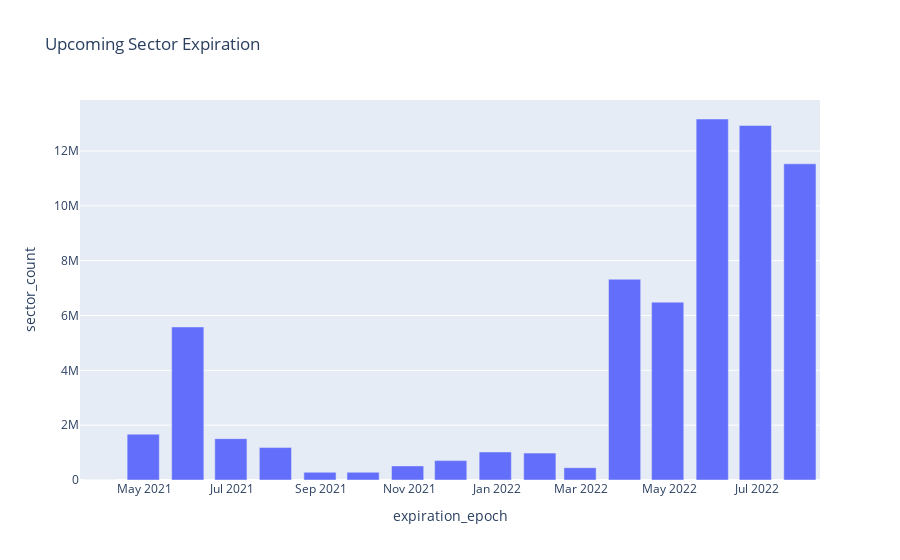

Notebook source saved alongside this figure:
### Markdown cell above
#### Upcoming sector expiration, monthly, network-wide

### Code cell
df = upcoming_sector_expiration_by_week(connection)

fig_df = df.reset_index().groupby('expiration_epoch').sum().reset_index()
fig_df = fig_df.resample('1m', on='expiration_epoch').sum()

px.bar(fig_df.reset_index(),
        x='expiration_epoch',
        y='sector_count',
        title='Upcoming Sector Expiration',
        labels={'value': 'Sectors',
                'time': 'Timestamp'})

### Figure 1 — Plotly figure (JSON) as saved in the notebook; plotly's stock layout.template omitted (floating-point values rounded to 4 significant figures)
{"data": [{"alignmentgroup": "True", "hovertemplate": "expiration_epoch=%{x}<br>sector_count=%{y}<extra></extra>", "legendgroup": "", "marker": {"color": "#636efa"}, "name": "", "offsetgroup": "", "orientation": "v", "showlegend": false, "textposition": "auto", "type": "bar", "x": ["2021-03-31T00:00:00+00:00", "2021-04-30T00:00:00+00:00", "2021-05-31T00:00:00+00:00", "2021-06-30T00:00:00+00:00", "2021-07-31T00:00:00+00:00", "2021-08-31T00:00:00+00:00", "2021-09-30T00:00:00+00:00", "2021-10-31T00:00:00+00:00", "2021-11-30T00:00:00+00:00", "2021-12-31T00:00:00+00:00", "2022-01-31T00:00:00+00:00", "2022-02-28T00:00:00+00:00", "2022-03-31T00:00:00+00:00", "2022-04-30T00:00:00+00:00", "2022-05-31T00:00:00+00:00", "2022-06-30T00:00:00+00:00", "2022-07-31T00:00:00+00:00"], "xaxis": "x", "y": [2475, 1670694, 5582041, 1508831, 1182996, 281602, 280708, 514443, 706700, 1022000, 980608, 447600, 7322730, 6486588, 13167308, 12931418, 11532487], "yaxis": "y"}], "layout": {"barmode": "relative", "legend": {"tracegroupgap": 0}, "title": {"text": "Upcoming Sector Expiration"}, "xaxis": {"anchor": "y", "domain": [0, 1], "title": {"text": "expiration_epoch"}}, "yaxis": {"anchor": "x", "domain": [0, 1], "title": {"text": "sector_count"}}}}
